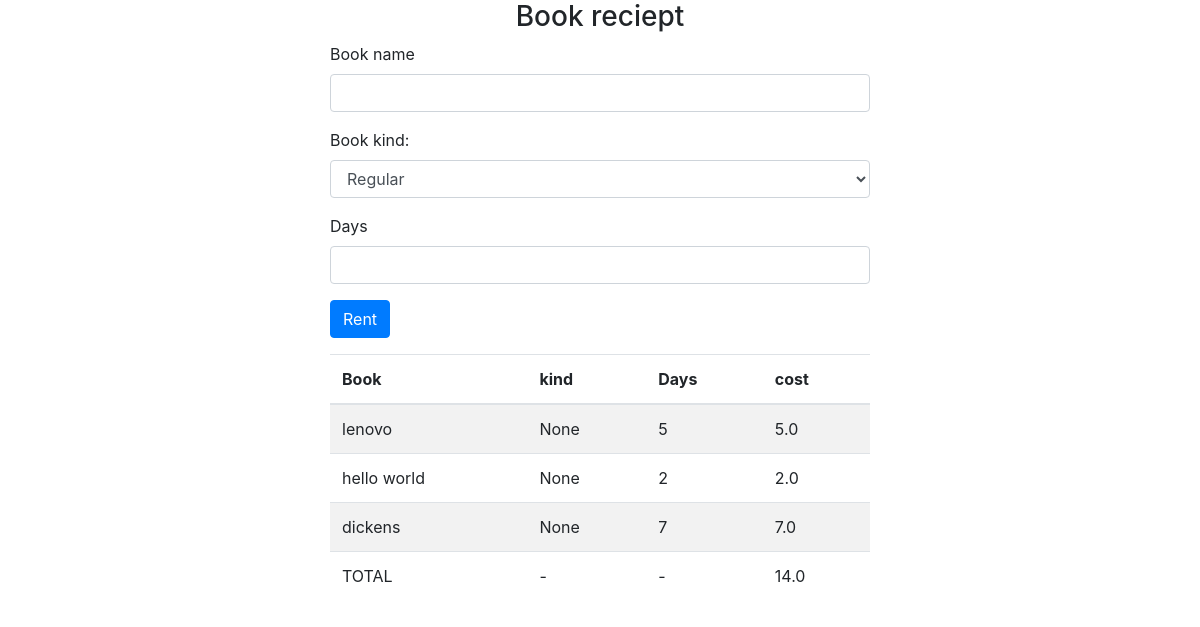
The app's page /, older data.
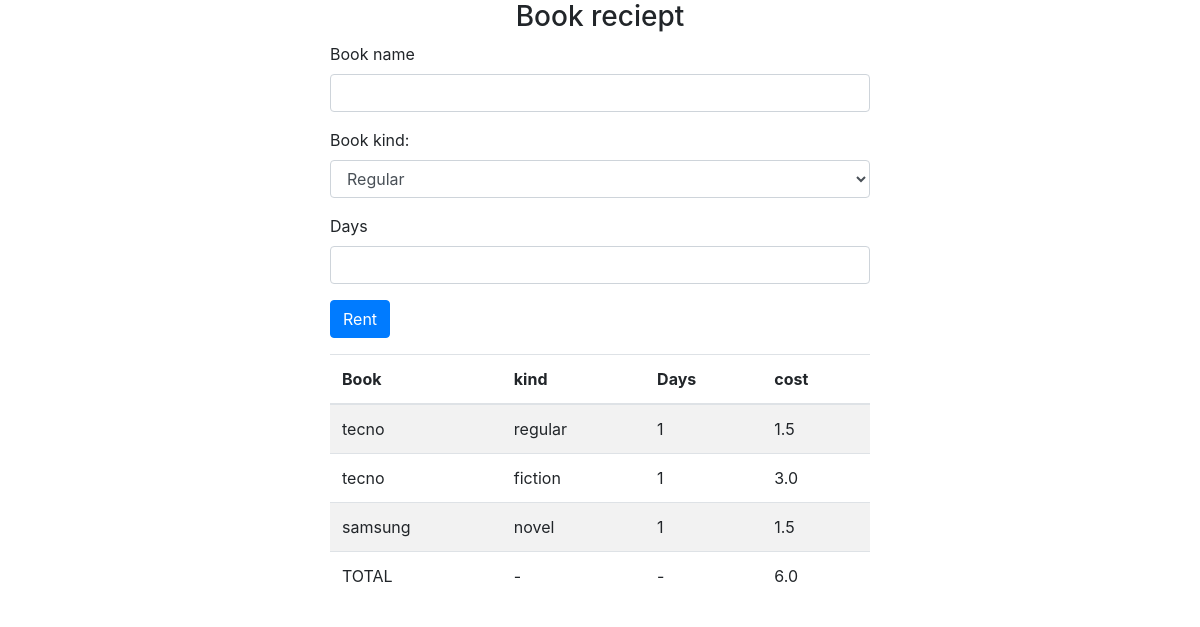
The same page, newer data.
### mainapp/models.py (models this page shows, shortened)
class Rent(models.Model):
    book = models.ForeignKey(Book, on_delete=models.CASCADE)
    days = models.PositiveIntegerField()
    charges = models.FloatField(default=0)

class Book(models.Model):
    name = models.CharField(max_length=200, default='book')
    kind = models.CharField(max_length=200,null=True,blank=True,choices=BOOK_TYPES)

### mainapp/views.py (the view, shortened to what this page needs)
# urls.py: url(r'$',index,name='index-page')
def index(request):
	rented = Rent.objects.all()
	total = 0
	for rent in rented:
		total += rent.charges
	return render(request,"index.html",{'rented':rented,'total':total})

### mainapp/templates/index.html (shortened to what this page needs)
<!DOCTYPE html>
<html>
<head>
    <link rel="stylesheet" href="https://stackpath.bootstrapcdn.com/bootstrap/4.1.3/css/bootstrap.min.css"
>
</head>
<body>
<div class="container  text-center">
    <div class="row">
        <div class="col-12">
            <h3>Book reciept</h3>
        </div>
    </div>
</div>
<div class="container">
    <div class="row justify-content-center">
        <div class="col-md-6">
            <form action="" method="post">
                <div class="form-group">
                    <label>Book name</label>
                    <input name="name" type="text" class="form-control" required>
                </div>
                <div class="form-group">
                    <label>Book kind:</label>
                    <select name="kind" class="form-control" required>
                        <option value="regular">Regular</option>
                    </select>
                </div>
                <div class="form-group">
                    <label>Days</label>
                    <input name="days" type="number" class="form-control" required>
                </div>
                <div class="form-group">
                    <button type="submit" class="btn btn-primary">Rent</button>
                </div>
            </form>
        </div>
    </div>
</div>
<div class="container">
    <div class="row justify-content-center">
        <div class="col-md-6">
            <table class="table table-striped">
                <thead>
                <tr>
                    <th>Book</th>
                    <th>kind</th>
                    <th>Days</th>
                    <th>cost</th>
                </tr>
                </thead>
                <tbody>
                {% for rent in rented %}
                <tr>
                    <td>{{rent.book.name}}</td>
                    <td>{{rent.book.kind}}</td>
                    <td>{{rent.days}}</td>
                    <td>{{rent.charges}}</td>
                </tr>
                {% endfor %}
                <tr>
                    <td>TOTAL</td>
                    <td>-</td>
                    <td>-</td>
                    <td>{{total}}</td>
                </tr>
                </tbody>
            </table>
        </div>
    </div>
</div>
</body>
</html>

Row changes from the older to the newer data that the page shows:
removed Rent: book.name "lenovo", book.kind "None", days "5", charges "5.0"
removed Rent: book.name "hello world", book.kind "None", days "2", charges "2.0"
removed Rent: book.name "dickens", book.kind "None", days "7", charges "7.0"
added Rent: book.name "tecno", book.kind "regular", days "1", charges "1.5"
added Rent: book.name "tecno", book.kind "fiction", days "1", charges "3.0"
added Rent: book.name "samsung", book.kind "novel", days "1", charges "1.5"
Text that changed along with them:
{{ total }}: "14.0" → "6.0"
